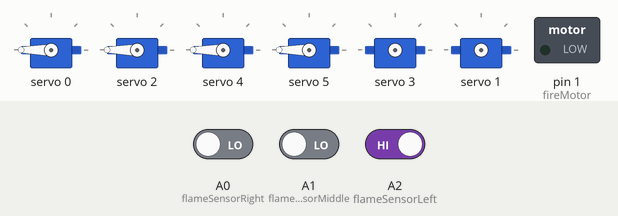
Recording of a sketch running on a simulated Arduino Uno, built with avr-gcc and run on an emulated ATmega328P. On the bench: 6 × servo, switched loads named in the sketch (green lamp = pin HIGH). The test bench sets the inputs (shaded band); at power-on: A0 (flameSensorRight) LOW, A1 (flameSensorMiddle) LOW, A2 (flameSensorLeft) HIGH.

Above: at 1.2 s.
1.3 s: A0 (flameSensorRight) driven HIGH
At 2.5 s:
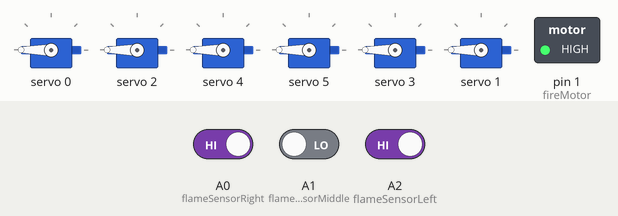
4.3 s: A1 (flameSensorMiddle) driven HIGH
At 5.3 s:
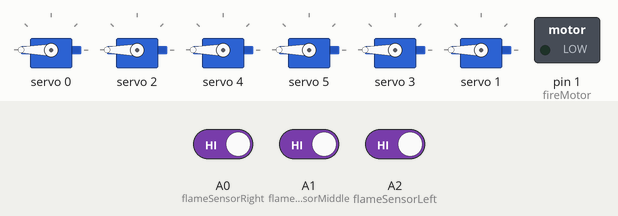
6.2 s: A1 (flameSensorMiddle) driven LOW
At 7.5 s:
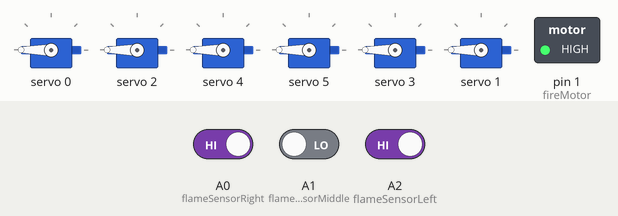
9.2 s: A0 (flameSensorRight) driven LOW
At 10.2 s:
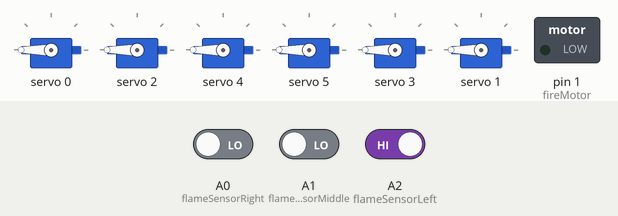
Timing chart, 0 to 12.1 s (numbered marks = the images above; inputs shaded):
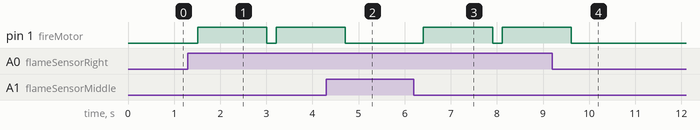

Measured:
- after the input at 1.3 s, pin 1 (fireMotor): LOW → HIGH after 0.21 s, → LOW 1.5 s later, → HIGH 0.21 s later
- after the input at 4.3 s, pin 1 (fireMotor): goes on until 4.7 s, then stays LOW
- after the input at 6.2 s, pin 1 (fireMotor): LOW → HIGH after 0.21 s, → LOW 1.5 s later, → HIGH 0.21 s later
- after the input at 9.2 s, pin 1 (fireMotor): goes on until 9.6 s, then stays LOW

The sketch:

final_Code.ino
```cpp
/*
   firei fighting robot Test Code 5/10/2018
*/

#include <Wire.h>                                                                                 //include the i2c library
#include <Adafruit_PWMServoDriver.h>                                                              //include the PCA9685 adafruit library to easily communicate with the PCA9685 PWM module.

Adafruit_PWMServoDriver pwm = Adafruit_PWMServoDriver();                                          // called this way, it uses the default address 0x40

#define flameSensorRight A0                                                                       //define a variable called "flameSensorRight" with a value A0
#define flameSensorMiddle A1                                                                      //define a variable called "flameSensorMiddle" with a value 1
#define flameSensorLeft A2                                                                        //define a variable called "flameSensorLeft" with a value A2

int flameSensorRightReading;                                                                      //define a variable called "flameSensorRightReading" with a data type integer to store the right sensor output value inside.
int flameSensorMiddleReading;                                                                     //define a variable called "flameSensorMiddleReading" with a data type integer to store the middle sensor output value inside.
int flameSensorLeftReading;                                                                       //define a variable called "flameSensorLeftReading" with a data type integer to store the left sensor output value inside.

#define in1 0                                                                                     //defining const. named "in1" with value 0, which refers to the PCA9685 pin 0.
#define in2 1                                                                                     //defining const. named "in2" with value 1, which refers to the PCA9685 pin 1.
#define in3 2                                                                                     //defining const. named "in3" with value 2, which refers to the PCA9685 pin 2.
#define in4 3                                                                                     //defining const. named "in4" with value 3, which refers to the PCA9685 pin 3.
#define enableA 4                                                                                 //defining const. named "enableA" with value 4, which refers to the PCA9685 pin 4.
#define enableB 5                                                                                 //defining const. named "enableB" with value 5, which refers to the PCA9685 pin 5.

#define lowSpeed 1400                                                                             //define a const. named "lowSpeed" with a value 1400, which refers to the pulse-width which will run the motor at a relatively low speed.
#define fullSpeed 4095                                                                            //define a const. named "fullSpeed" with a value 4095, which refers to the pulse-width which will run the motor at the full speed.

#define fireMotor 1                                                                               //define a const. named "fireMotor" with a value 1, which refers to the PICO's pin which connected with the TIP transistor base pib to control the motor fan.

bool fire;                                                                                        //initialize a flag named "fire" with a boolean data type, this flag value will change according to if there is a fire or not.

void setup() {

  pwm.begin();                                                                                    //begin the i2c communication.
  pwm.setPWMFreq(60);                                                                             // Analog servos run at ~60 Hz updates

  pinMode(flameSensorRight, INPUT);                                                               //set the right sensor pin as input pin.
  pinMode(flameSensorMiddle, INPUT);                                                              //set the middle sensor pin as input pin.
  pinMode(flameSensorLeft, INPUT);                                                                //set the left sensor pin as input pin.
  pinMode(fireMotor, OUTPUT);                                                                     //set the fan motor pin as output pin, to be able to write on it.
}

void loop() {

  flameSensorRightReading = digitalRead(flameSensorRight);                                        //read the right sensor output value, then store it in the "flameSensorRightReading" variable.
  flameSensorMiddleReading = digitalRead(flameSensorMiddle);                                      //read the middle sensor output value, then store it in the "flameSensorMiddleReading" variable.
  flameSensorLeftReading = digitalRead(flameSensorLeft);                                          //read the left sensor output value, then store it in the "flameSensorLeftReading" variable.

  /*
     if the fire is at the left side of the motor, ask the robot to turn left, and turn off the fan .
  */

  if (flameSensorLeftReading == 0 && flameSensorMiddleReading == 1 && flameSensorRightReading == 1) {
    turnLeft(lowSpeed);
    fireFightingOff();
  }

  /*
    if the fire isin front of the motor, ask the robot to run forward towards the fire, and make the fire bool true.
  */

  else if (flameSensorLeftReading == 1 && flameSensorMiddleReading == 0 && flameSensorRightReading == 1) {
    forward(lowSpeed);
    fire = true;
  }

  /*
    if the fire is at the right side of the motor, ask the robot to turn right, and turn off the fan .
  */

  else if (flameSensorLeftReading == 1 && flameSensorMiddleReading == 1 && flameSensorRightReading == 0) {
    turnRight(lowSpeed);
    fireFightingOff();
  }

  /*
    if the fire is at the left side of the motor, ask the robot to turn left, and turn off the fan .
  */

  else if (flameSensorLeftReading == 0 && flameSensorMiddleReading == 0 && flameSensorRightReading == 1) {
    turnLeft(lowSpeed);
    fireFightingOff();
  }

  /*
    if the fire is at the right side of the motor, ask the robot to turn right, and turn off the fan .
  */

  else if (flameSensorLeftReading == 1 && flameSensorMiddleReading == 0 && flameSensorRightReading == 0) {
    turnRight(lowSpeed);
    fireFightingOff();
  }

  /*
    if the three sensors senses that thre is a fire, stop running the motors and turn on the fan to put it out.
  */

  else if (flameSensorLeftReading == 0 && flameSensorMiddleReading == 0 && flameSensorRightReading == 0) {
    motorStop();
    fireFightingOn();
  }

  /*
    if the three sensors senses that there is no fire, stop running the motors and turn off the fan.
  */

  else if (flameSensorLeftReading == 1 && flameSensorMiddleReading == 1 && flameSensorRightReading == 1) {
    motorStop();
    fireFightingOff();
  }

  /*
 * while the fire bool variable is TRUE execute the "fireFightingOn" function.
*/
  while (fire == true) {
    fireFightingOn();
  }

}

//*******************************************************************************************  USER-DEFINED FUNCTIONS PART  *****************************************************************************************************************


/*
   the forward function orders the robot to move forward.
   takes no arguments.
   returns nothing
*/

void forward(int motorSpeed) {
  pwm.setPin(in1, 4095);
  pwm.setPin(in2, 0);
  pwm.setPin(in3, 0);
  pwm.setPin(in4, 4095);
  pwm.setPin(enableA, motorSpeed);
  pwm.setPin(enableB, motorSpeed);
}

/*
   the backward function orders the robot to move backward.
   takes no arguments.
   returns nothing
*/

void backward(int motorSpeed) {
  pwm.setPin(in1, 0);
  pwm.setPin(in2, 4095);
  pwm.setPin(in3, 4095);
  pwm.setPin(in4, 0);
  pwm.setPin(enableA, motorSpeed);
  pwm.setPin(enableB, motorSpeed);
}

/*
   the turnLeft function orders the robot to turn left.
   takes no arguments.
   returns nothing
*/

void turnLeft(int motorSpeed) {
  pwm.setPin(in1, 0);
  pwm.setPin(in2, 4095);
  pwm.setPin(in3, 0);
  pwm.setPin(in4, 4095);
  pwm.setPin(enableA, motorSpeed);
  pwm.setPin(enableB, motorSpeed);
}

/*
   the turnRight function orders the robot to turn right.
   takes no arguments.
   returns nothing
*/

void turnRight(int motorSpeed) {
  pwm.setPin(in1, 4095);
  pwm.setPin(in2, 0);
  pwm.setPin(in3, 4095);
  pwm.setPin(in4, 0);
  pwm.setPin(enableA, motorSpeed);
  pwm.setPin(enableB, motorSpeed);
}

/*
   the motorStop function ordes the robot to stop.
   takes no arguments.
   returns nothing
*/

void motorStop() {
  pwm.setPin(in1, 4095);
  pwm.setPin(in2, 4095);
  pwm.setPin(in3, 4095);
  pwm.setPin(in4, 4095);
}

/*
 * the "fireFightingOn" function is responsible for putting out the fire.
 * this function will stop running the robot car motors after 200 miliiseconds, then turn on the fan for 1.5 seconds when the time is over turn it off, then change the fire variable to false.
 * this function return nothing
 * this function takes no arguments.
*/

void fireFightingOn() {

  delay(200);
  motorStop();
  digitalWrite(fireMotor, HIGH);
  delay(1500);
  fireFightingOff();
  fire = false;
}

/*
 * the "fireFightingOff" function is responsible for turning off the fan .
 * this function return nothing
 * this function takes no arguments.
*/

void fireFightingOff() {
  digitalWrite(fireMotor, LOW);
}
```
